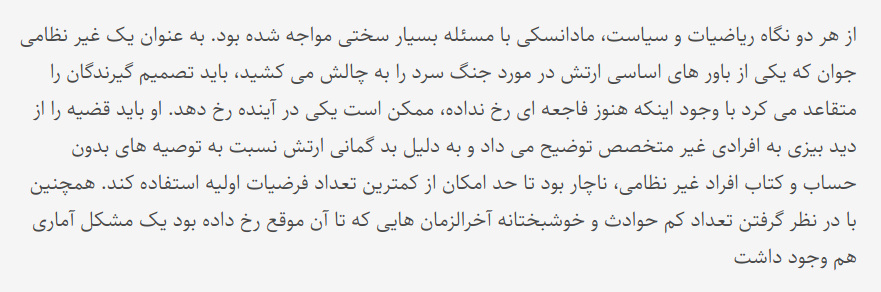
#> input picture test_page.png, 881 x 292 px
$ jupyter execute --allow-errors 'Word Level OCR for Persian Language.ipynb'   (shell and % lines are left out)
#> lines starting #> are read from the running program, lines starting #| are printed output that depends on the picture; after the words box and inside, x2 and y2 are one past the last pixel; in counts of white or black regions, pixels touching at a corner belong together
# Word Level OCR for Persian Language
## Based on Recurrent Neural Networks
Amirabbas Asadi, amir137825@gmail.com

## Requirements
- Pandas, Numpy
- Pytorch
- OpenCV
- imgaug

## Dataset
I created a Synthetic dataset called Shotor containing 120000 images and correspond words.
[Download The Dataset](https://github.com/amirabbasasadi/Shotor)

## Loading and using images

[cell 1]
from imgaug import augmenters as iaa
import os
import torch
import pandas as pd
from skimage import io, transform
import numpy as np
import seaborn as sns
sns.set()
sns.set_style('dark')
import matplotlib.pyplot as plt
from torch.utils.data import Dataset, DataLoader
from torchvision import transforms, utils
import torchvision
from random import randint

### Some configurations

[cell 2]
# input images width
img_width = 100
# input images height
img_height = 50
# every image will be splited into <img_splits> parts
img_splits = 20
# maximum length of each word
word_max_len = 15
# device for tensors
# current version is sequential and GPU has not a significant effect
# I didn't test the model on GPU
device = 'cpu'

### Set dataset path

[cell 3]
dataset_path = '../data/Shotor_Images/'
csv_words_path = '../data/Shotor_Words.csv'

### Creating dataset object
It is easier to define a dataset object for using data for Pytorch models

[cell 4]
class PersianOCR(Dataset):
    """Persian Hand-Written dataset."""

    def __init__(self, csv_file, root_dir, transform=None):
        """
        Args:
            csv_file (string): Path to the csv file with annotations.
            root_dir (string): Directory with all the images.
            transform (callable, optional): Optional transform to be applied
                on a sample.
        """
        self.root_dir = root_dir
        self.transform = transform
        # read the csv file
        self.csv = pd.read_csv(csv_file)
    def __len__(self):
        return self.csv.shape[0]

    # [14 lines left out: function __getitem__, not called in this run]

#> (the rest of this cell did not finish here and is left out)

### Checking the raw dataset
Take a look at some random words from dataset

[cell 5]
from mpl_toolkits.axes_grid1 import ImageGrid
fig = plt.figure(figsize=(10., 12.))
grid = ImageGrid(fig, 111, nrows_ncols=(4, 5), axes_pad=0.1)

images = []
#> (the rest of this cell did not finish here and is left out)

### Converting Words and Images to Pytorch Tensors
We should define all persian alphabets.
Also we define `S` as start token and `E` as end token and `-` as blank character which is used for CTCLoss that we wanna use and is different from space character.

[cell 6]
# define all persian alphabets
pchars = "آ ا ب پ ت ث ج چ ح خ د ذ ر ز ژ س ش ص ض ط ظ ع غ ف ق ک گ ل م ن و ه ی ئ"
pchars = ['-',' ', 'S', 'E'] + pchars.split(' ')
letter_to_index = {}
for i in range(len(pchars)):
  letter_to_index[pchars[i]] = i
enc_dim = len(pchars)

[cell 7]
class ToTensor(object):
    """Convert ndarrays in sample to Tensors."""
    # [9 lines left out: function __call__, not called in this run]

### Augmentation Pipeline
using imgaug we can define an Augmentation pipeline. It helps to train a robust model and useable for more realistic data. It randomly applies some of 5 augmentations.

[cell 8]
class ImageAug(object):
    """Apply Image Augmentation on style and output"""

    # [12 lines left out: function __call__, not called in this run]

### Create Dataset with Transformations

#> (a cell that did not finish here is left out)

### See some samples from transformed dataset

#> (a cell that did not finish here is left out)

## Defining a Recurrent Neural Network in Pytorch

[cell 11]
import torch.nn as nn

class OCRNet(nn.Module):
    def __init__(self, img_size, hidden_size):
        super(OCRNet, self).__init__()
        self.hidden_size = hidden_size
        self.img_size = img_size
        self.enc_img_size = 200
        self.fc1 = nn.Linear(self.img_size, 450)
        self.fc2 = nn.Linear(450, self.enc_img_size)
        self.drop = nn.Dropout(p=0.1)
        self.act = nn.CELU()
        self.i2h = nn.Linear(self.enc_img_size + enc_dim + self.hidden_size, 80)
        self.h2h = nn.Linear(80, 60)
        self.h2h2 = nn.Linear(60, self.hidden_size)
        self.i2o = nn.Linear(self.enc_img_size + enc_dim + self.hidden_size, 200)
        self.o2o = nn.Linear(200, enc_dim)
        self.softmax = nn.LogSoftmax(dim=1)
    # [14 lines left out: function forward, not called in this run]


#> (the rest of this cell did not finish here and is left out)

## Training The Model

### Generating start token

[cell 12]
# [4 lines left out: function get_start_token, not called in this run]

### Defining Optimizer

[cell 13]
import torch.optim as optim

# I suggest to decrease the learning rate after each epoch
# for the first one I used lr = 0.0002 and for the second lr = 0.00005
optim_learning_rate = 0.0002

#> (the rest of this cell did not finish here and is left out)

### Training
After two epochs I saw an acceptable output. on CPU each epoch might take 1-2 hours.

#> (a cell that did not finish here is left out)

### Checking The Loss values

[cell 15]
sns.set_palette(sns.dark_palette("purple"))
fig, ax = plt.subplots(figsize=(10, 4))
#> (the rest of this cell did not finish here and is left out)

## Using The Model for converting a page

### Cleaning The Ouput
Due to the CTCLoss we should clear the ouput from repeated characters then `-` (blank) characters.

[cell 16]
import re
# [10 lines left out: function clean_ctc, not called in this run]

### Converting Output Tensor To Word

[cell 17]
# [6 lines left out: function tensor_to_word, not called in this run]

### Transforming Numpy Images for evaluation

[cell 18]
def transform_numpy_image(img):
    # scale the image
    img = img.reshape(1, 1, 50, 100)
    tensor = torch.from_numpy(img).double().to(device)
    return tensor

### Feeding Image to Model

[cell 19]
def image_to_word(img):
    tensor = transform_numpy_image(img)
    prediction = None
    net.eval()
    with torch.no_grad():
      hidden = torch.zeros((1, enc_dim)).double().to(device)
      output = get_start_token()
      letters = []
      for j in range(img_splits):
        step = int(img_width / img_splits)
        output, hidden = net(tensor[:, :, :, step*(img_splits-j-1):step*(img_splits-j)], output, hidden)
        letters.append(output)
      prediction = torch.cat(letters, dim=0).view(img_splits, 1, enc_dim)
    return tensor_to_word(prediction)

### Reading The Text Image

[cell 20]
import cv2
image_path = 'test_page.png'

img = cv2.imread(image_path, cv2.IMREAD_COLOR)
#> img is the input picture: shape (292, 881, 3); mean B, G, R 236, 236, 236
gray = cv2.cvtColor(img, cv2.COLOR_BGR2GRAY)

fig, ax = plt.subplots(figsize=(14, 5))
ax.imshow(gray, interpolation='nearest')

### Thresholding The Image

[cell 21]
ret,thresh = cv2.threshold(gray, 0, 255,cv2.THRESH_OTSU|cv2.THRESH_BINARY_INV)
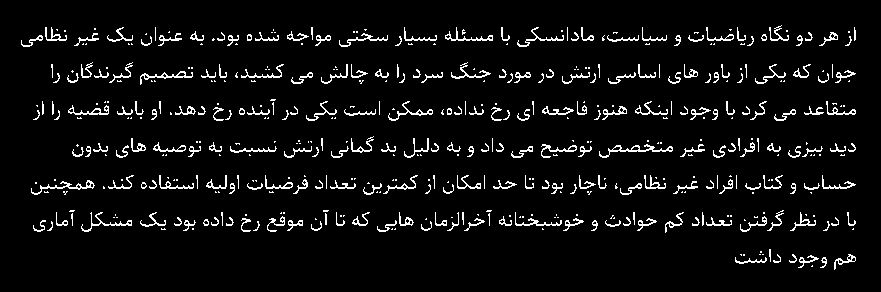
#> thresh: shape (292, 881); 5.6% white in thin lines or dots, all inside (x1, y1, x2, y2) = (21, 25, 856, 270)
#> ret = 175
fig, ax = plt.subplots(figsize=(14, 5))
ax.imshow(thresh, interpolation='nearest')

### Using dilation to segment the words

[cell 22]
rect_kernel = cv2.getStructuringElement(cv2.MORPH_RECT, (2, 3))
dilation = cv2.dilate(thresh, rect_kernel, iterations = 3)
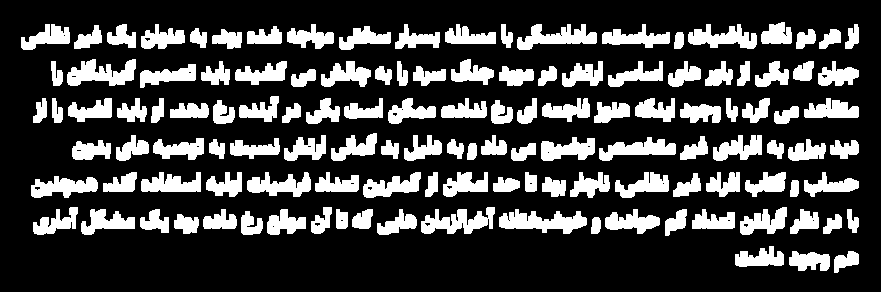
#> dilation: shape (292, 881); 24.7% white; 127 white regions
fig, ax = plt.subplots(figsize=(14, 5))
ax.imshow(dilation, interpolation='nearest')

### Finding The Contours

[cell 23]
contours, hierarchy = cv2.findContours(dilation, cv2.RETR_EXTERNAL, cv2.CHAIN_APPROX_NONE)
#> contours = 127 contours; largest, box (x1, y1, x2, y2) and area: (499, 209, 587, 234) 1118, (67, 59, 136, 86) 1002, (421, 207, 495, 234) 986, (517, 24, 597, 50) 951, (688, 24, 757, 49) 863
img_contours = img.copy()
for cnt in contours:
  x, y, w, h = cv2.boundingRect(cnt)
  cv2.rectangle(img_contours, (x, y), (x + w, y + h), (0, 255, 0), 1)
#> this loop made 127 passes
#> (x, y, w, h) on passes 1 to 12: (834, 251, 25, 22), (789, 251, 41, 20), (735, 246, 49, 21), (591, 217, 10, 17), (823, 214, 19, 20), (174, 214, 25, 20), (241, 211, 22, 24), (847, 209, 12, 24), (790, 209, 29, 25), (692, 209, 43, 20), (665, 209, 22, 27), (605, 209, 55, 25)
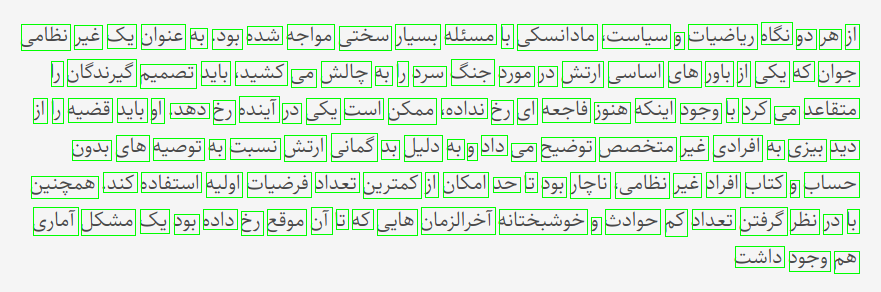
#> img_contours: shape (292, 881, 3); 5.76% of pixels changed, all inside (x1, y1, x2, y2) = (21, 22, 860, 274)
fig, ax = plt.subplots(figsize=(14, 5))
ax.imshow(img_contours, interpolation='nearest')

### Sorting The Contours

[cell 24]
from functools import cmp_to_key

def rectCmp(r1, r2):
  if (abs(r1[1] - r2[1]) < 20):
    return r2[0] - r1[0]
  return r1[1] - r2[1]

bounding_rects = [ cv2.boundingRect(c) for c in contours ]
#> bounding_rects = 127 items, first 6: (834, 251, 25, 22), (789, 251, 41, 20), (735, 246, 49, 21), (591, 217, 10, 17), (823, 214, 19, 20), (174, 214, 25, 20)
bounding_rects.sort(key=cmp_to_key(rectCmp))

### Extract Images

[cell 25]
def extract_images(rects, image):
  images = []
  for r in rects:
    x, y, w, h = r
    H=50
    W=100
    Y = int((H-h)/2) - 5
    X = int((W-w)/2) - 5
    c = np.zeros((H, W))
    c[Y:Y+h, X:X+w] = 1-image[y:y+h, x:x+w]
    c[c < 70] = 0
    c *= 1.8
    c[c > 255] = 255
    c = np.floor(c)
    images.append(c)
#> this loop made 127 passes
#> (x, y, w, h, Y, X) on passes 1 to 12: (845, 24, 14, 25, 7, 38), (819, 29, 22, 20, 10, 34), (796, 29, 20, 20, 10, 35), (761, 22, 31, 22, 9, 29), (688, 24, 69, 25, 7, 10), (674, 32, 10, 17, 11, 40), (602, 24, 68, 24, 8, 11), (517, 24, 80, 26, 7, 5), (501, 24, 12, 24, 8, 39), (445, 24, 51, 20, 10, 19), (395, 24, 45, 25, 7, 22), (339, 26, 52, 24, 8, 19)
#> r on passes 59 to 60: (170, 103, 39, 15), (151, 98, 13, 25)
#> pass 1, in extract_images, `c *= 1.8`:
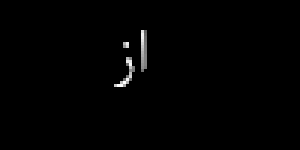
#> c: shape (50, 100) float64 (shown 3 times larger); min 0, max 333, mean 2.4; drawn with min black and max white
#> pass 2, in extract_images, `c *= 1.8`:
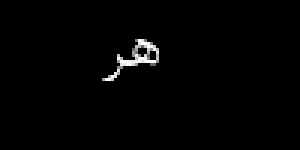
#> c: shape (50, 100) float64 (shown 3 times larger); min 0, max 333, mean 3.9; drawn with min black and max white
#> after the loop:
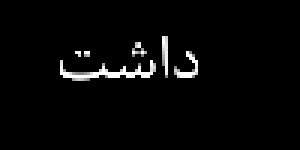
#> c: shape (50, 100) float64 (shown 3 times larger); min 0, max 255, mean 7
  return images
test_images = extract_images(bounding_rects, gray)

## Final Result
After 2 epochs the result should be meangful

[cell 26]
' '.join([image_to_word(image) for image in test_images])
#> (the call stopped at in transform_numpy_image, `tensor = torch.from_numpy(img).double().to(device)`: torch is not available in this run)
